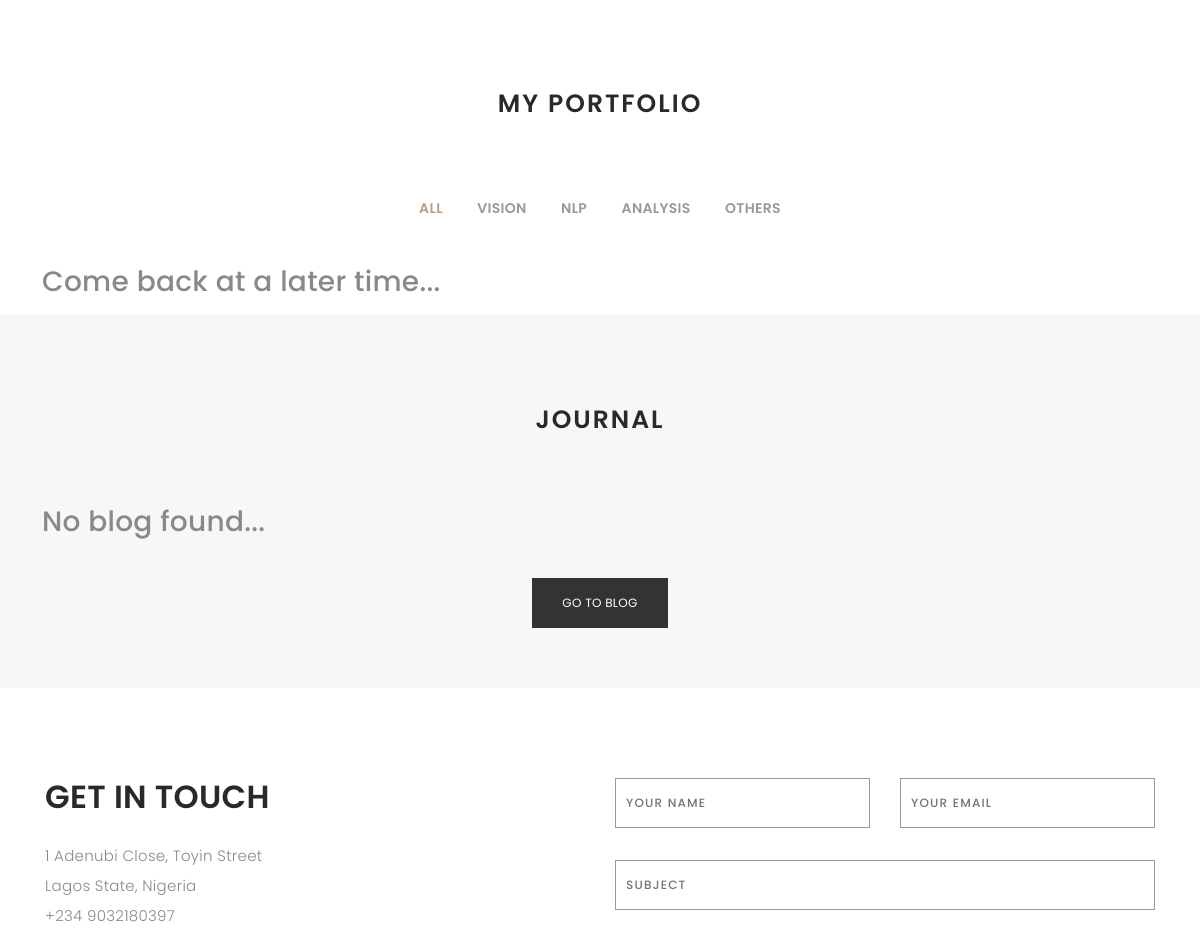
The app's page / (middle part), older data.
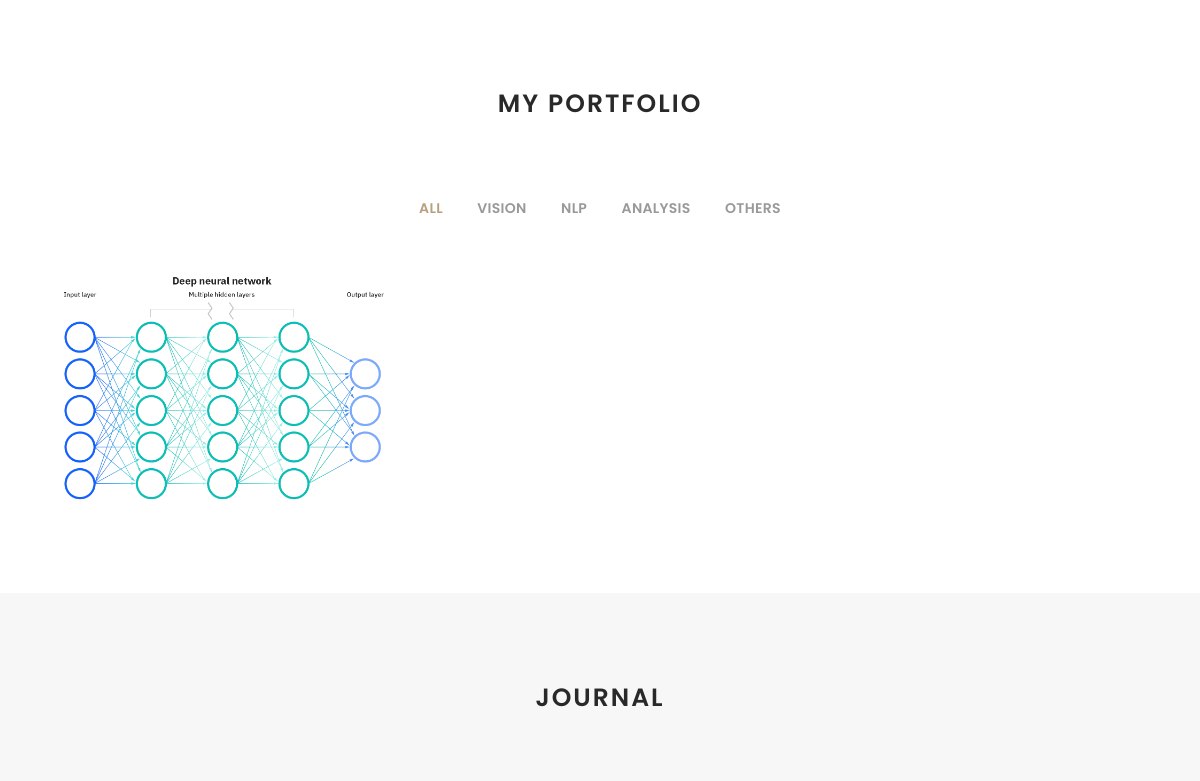
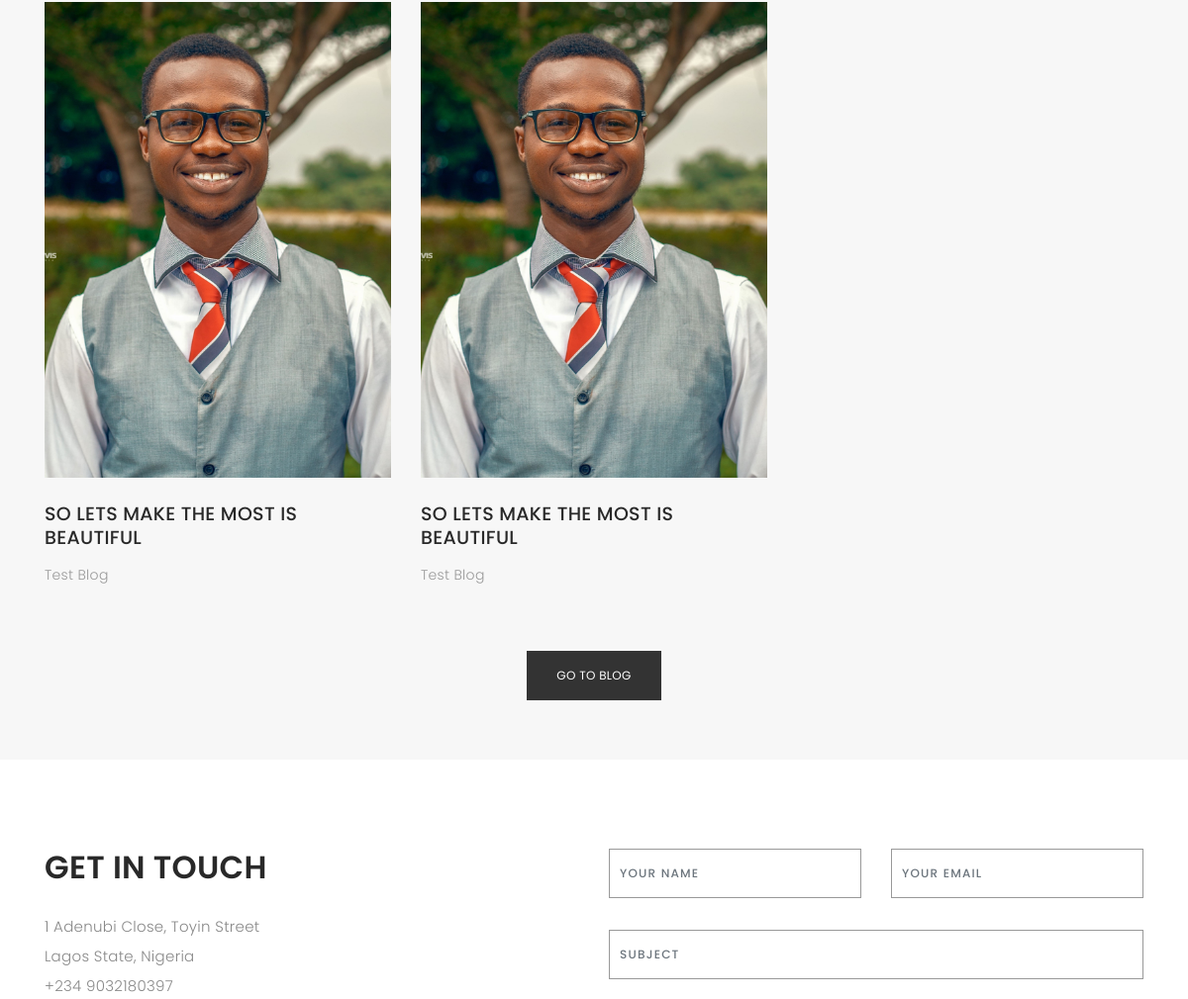
The same page, newer data (2 pictures, top to bottom).
### portfolio/models.py (models this page shows, shortened)
class Project(models.Model):
    CATEGORY = (
        ("Computer Vision", "Computer Vision"),
        ("NLP", "NLP"),
        ("Analysis", "Analysis"),
        ("Others", "Others"),
    )
    STATUS = (
        ("Ongoing", "Ongoing"),
        ("Complete", "Complete"),
        ("In Production", "In Production")
    )
    title = models.CharField(max_length=200)
    thumbnail = models.ImageField(max_length=200, null=True, upload_to="images/")
    description = models.CharField(max_length=1000)
    client = models.CharField(max_length=200, null=True, default="Personal")
    link = models.CharField(max_length=200, null=True)
    date_created = models.DateTimeField(auto_now_add=True, null=True)
    category = models.CharField(max_length=200, null=True, choices=CATEGORY)
    status = models.CharField(max_length=200, null=True, choices=STATUS)
    tags = models.ManyToManyField(ProjectTag)

class Blog(models.Model):
    headline = models.CharField(max_length=200)
    sub_headline = models.CharField(max_length=200, null=True, blank=True)
    thumbnail = models.ImageField(blank=True, null=True, upload_to="images/")
    author = models.CharField(max_length=200, null=True, default="Ukasoanya Favour C.")
    body = RichTextUploadingField(null=True, blank=True)
    date_created = models.DateTimeField(auto_now_add=True, null=True)
    active = models.BooleanField(default=False)
    tags = models.ManyToManyField(BlogTag)

### portfolio/views.py (the view)
# urls.py: 2. Add a URL to urlpatterns:  path('', views.home, name='home')
def home(request):
    blogs_preview = Blog.objects.filter(active=True).order_by("-id")[:3]
    projects = Project.objects.all()
    context = {'blogs': blogs_preview, 'projects': projects}
    return render(request, 'portfolio/main.html', context)

### portfolio/templates/portfolio/main.html (shortened to what this page needs)
{% extends "portfolio/base.html" %}
{% load static %}
{% block content %}
    <main id="main">
        {% include 'portfolio/projects.html' %}
        {% include 'portfolio/blog_preview.html' %}
        {% include 'portfolio/contact.html' %}
    </main>
{% endblock %}

### portfolio/templates/portfolio/projects.html (shortened to what this page needs)
{% load static %}
    <div id="portfolio" class="paddsection">
      <div class="container">
        <div class="section-title text-center">
          <h2>My Portfolio</h2>
        </div>
      </div>
      <div class="container">
        <div class="row">
          <div class="col-lg-12 d-flex justify-content-center">
            <ul id="portfolio-flters">
              <li data-filter="*" class="filter-active">All</li>
              <li data-filter=".filter-cv">Vision</li>
              <li data-filter=".filter-nlp">NLP</li>
              <li data-filter=".filter-analysis">Analysis</li>
              <li data-filter=".filter-other">Others</li>
            </ul>
          </div>
        </div>
        <div class="row portfolio-container">
          {% for project in projects %}
            {% if project.category == "Computer Vision" %}
              <div class="col-lg-4 col-md-6 portfolio-item filter-cv">
                <img src="{{project.thumbnail.url}}" class="img-fluid" alt="">
              </div>
            {% endif %}
          {% empty %}
            <h3>Come back at a later time...</h3>
          {% endfor %}
        </div>
      </div>
    </div>

### portfolio/templates/portfolio/blog_preview.html
{% load static %}
    <div id="journal" class="text-left paddsection">
      <div class="container">
        <div class="section-title text-center">
          <h2>journal</h2>
        </div>
      </div>
      <div class="container">
        <div class="journal-block">
          <div class="row">
            {% for blog in blogs %}
              <div class="col-lg-4 col-md-6">
                <div class="journal-info">
                  <a href="{% url 'get-blog' blog.id %}"><img src="{{blog.thumbnail.url}}" class="img-responsive" alt="img"></a>
                  <div class="journal-txt">
                    <h4><a href="{% url 'get-blog' blog.id %}">{{blog.headline}}</a></h4>
                    <p class="separator">{{blog.sub_headline}}
                    </p>
                  </div>
                </div>
              </div>
            {% empty %}
              <h3>No blog found...</h3>
            {% endfor %}
          </div>
        </div>
      </div>
      <br>
      <br>
      <div class="text-center">
        <div class="col-lg-12 col-md-6">
          <a href="{% url 'blog' %}" class="btn btn-outline-secondary">Go To Blog</a>
        </div>
      </div>
    </div>

Row changes from the older to the newer data that the page shows:
added Project: thumbnail (picture)
added Blog: thumbnail (picture), headline "SO LETS MAKE THE MOST IS BEAUTIFUL", sub_headline "Test Blog"
added Blog: thumbnail (picture), headline "SO LETS MAKE THE MOST IS BEAUTIFUL", sub_headline "Test Blog"
Text that changed along with them:
text no longer shown: "Come back at a later time... No blog found..."
